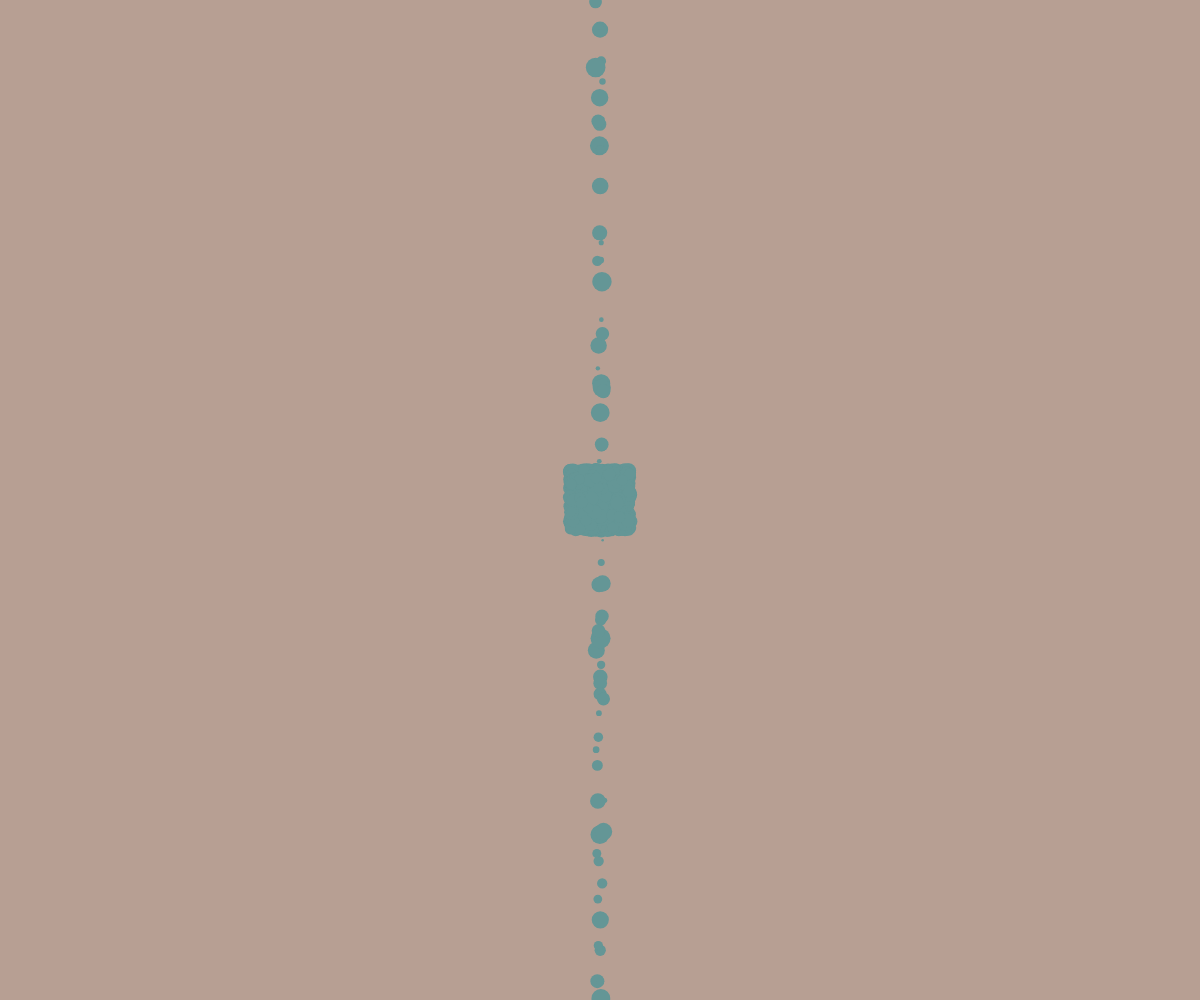
Frame 1 (no input)
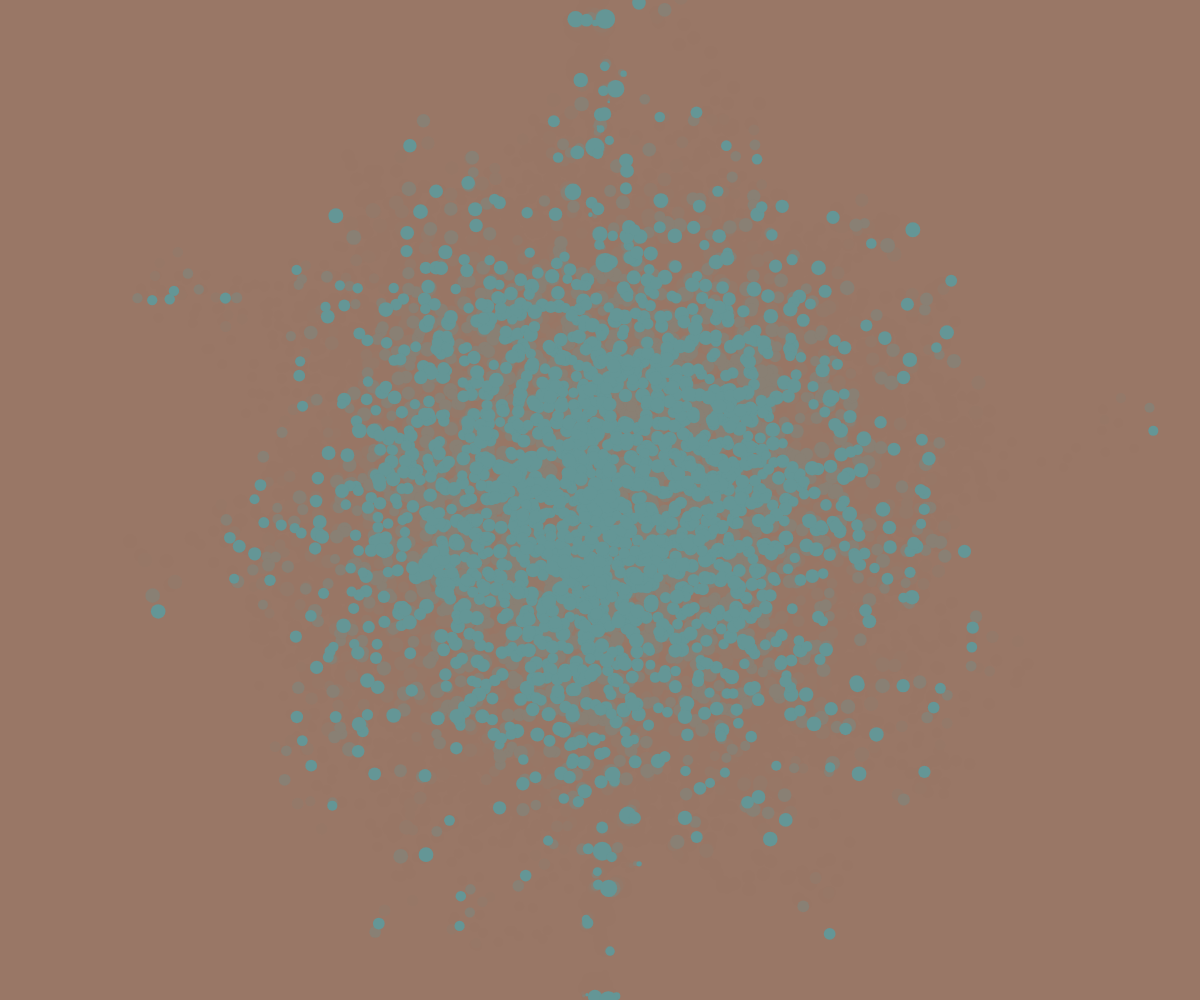
Frame 60 (no input)
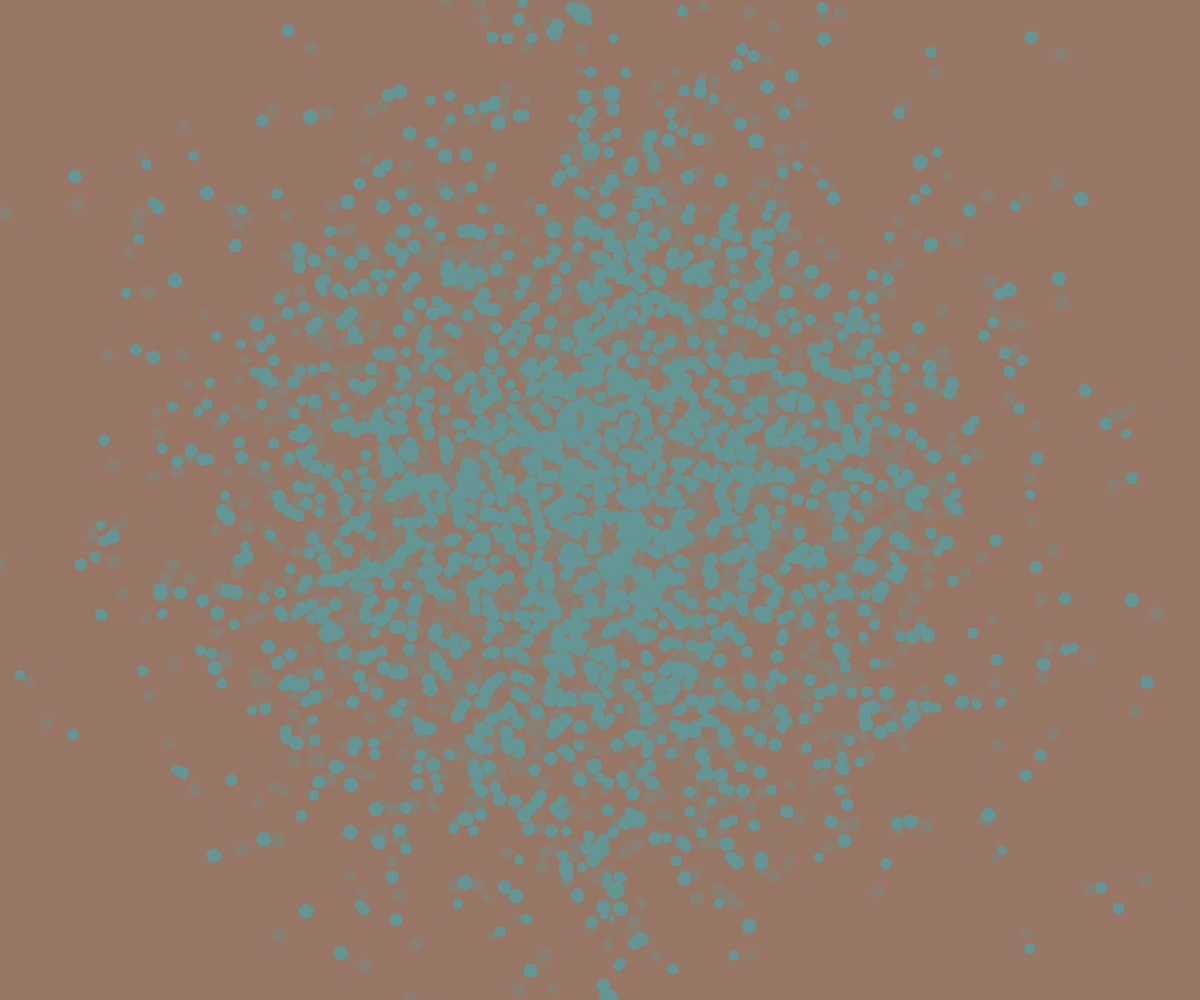
Frame 120 (the mouse pressed at the canvas centre since frame 60)

The p5.js sketch that drew these frames (run headless with seeded random() and noise() and a simulated clock; from frame 60 on, the mouse is pressed at the canvas centre):

// p5.js sketch
// ── sketch.js
// The Nature of Code
// Daniel Shiffman
// http://natureofcode.com


var bubble = [];
var bgColor;

function setup() {
  createCanvas(windowWidth, windowHeight);
  //Arguments: x, y, radius, speed;
  let tempX, tempY, radius, speed;

  for (let i = 0; i < 2000; i++) {
    if (i < 70) {
      bubble[i] = new Bubble(width / 2);
    } else if (i < 90) {
      radius = random(5, 25);
      bubble[i] = new Bubble(width / 2, height / 2, radius, 10);
    } else {
      radius = random(10, 15);
      bubble[i] = new Bubble(width / 2, height / 2, radius, 30);
    }
  }
  bgColor = setColor();
};

// Create variations on bubble and then create an array(?) of thsoe based on the variations. The input could be an array of percentages referencing type  of bubble. Use extend class.
//Also, create classes which are defined as accumulation of different kinds of extended bubbles in different percentage based distriubtions...
//And then class which comprise multiple aggregate classses?
//See how these can for multiple classes...
//...Or be organized into timed montages.

// Move the if then code above to a separate class which extends bubble?

//Make then growing slowly into each other variation again and the tiny twinkling star variations.

function mouseDragged() {
  // console.log('pressed!');
  // console.log(mouseX, mouseY);

  for (let i = 0; i < bubble.length; i++) {
    let d = dist(mouseX, mouseY, bubble[i].x, bubble[i].y);
    if (d < bubble[i].r) {
      console.log('IN BUBBLE!');
      bubble[i].c = 255;
    } else {
      console.log("Not in bubble!");
    } //This could be refactoring as a more generic "overlap" function called from mousePressed();
  }
}


function draw() {

  background(bgColor);

  for (let i = 0; i < bubble.length; i++) {
    bubble[i].move();
    bubble[i].show();
  }
}


//Check to see if the mouse is pressed in a circle.
// ── bubble.js
class Bubble {

  constructor(x, y, r, speed, colour) {
    colour = 100;
    this.x = x || random(0, width);
    this.y = y || random(0, height);
    this.r = r || random(2, 20);
    this.speed = speed || random(1, 5);;
    this.c = colour || Math.floor(random(255));

  }

  //refactor to use vectors.

  move() {
    this.x = this.x + random(-this.speed, this.speed);
    this.y = this.y + random(-this.speed, this.speed);
  }

  show() {
    stroke(this.c);
    noStroke();
    // strokeWeight(0);
    // console.log(this.c);
    fill(this.c, 150, 150);
    ellipse(this.x, this.y, this.r);
  }

}
// ── color-picker.js
// The Nature of Code
// Daniel Shiffman
// http://natureofcode.com

// function setup() {
//   let c = setColor();
//   background(c);
//   // console.log(c);

// }

function setColor() {
  let hue = 20;
  let lightness = 20;
  let saturation = 50;

  let hslaColor =
    "hsla(" + hue + ", " + lightness + "%, " + saturation + "%, 0.7)";
  // console.log(hslaColor);

  return color(hslaColor);

}

//Add three arguments for setColor Hue, saturation, lightness, alpha and return the P5 HSLA color object.

//Make more elemeents and then make buttons and sliders which define and then add extra elements.
